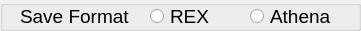
       <widget class="QGroupBox" name="groupBox_3">
        <property name="geometry">
         <rect>
          <x>110</x>
          <y>603</y>
          <width>361</width>
          <height>31</height>
         </rect>
        </property>
        <property name="font">
         <font>
          <pointsize>12</pointsize>
         </font>
        </property>
        <property name="title">
         <string/>
        </property>
        <widget class="QLabel" name="label_11">
         <property name="geometry">
          <rect>
           <x>20</x>
           <y>6</y>
           <width>111</width>
           <height>20</height>
          </rect>
         </property>
         <property name="font">
          <font>
           <pointsize>14</pointsize>
          </font>
         </property>
         <property name="text">
          <string>Save Format</string>
         </property>
        </widget>
        <widget class="QRadioButton" name="radioButton_2">
         <property name="geometry">
          <rect>
           <x>250</x>
           <y>6</y>
           <width>81</width>
           <height>20</height>
          </rect>
         </property>
         <property name="font">
          <font>
           <pointsize>14</pointsize>
          </font>
         </property>
         <property name="text">
          <string>Athena</string>
         </property>
        </widget>
        <widget class="QRadioButton" name="radioButton">
         <property name="geometry">
          <rect>
           <x>150</x>
           <y>6</y>
           <width>61</width>
           <height>20</height>
          </rect>
         </property>
         <property name="font">
          <font>
           <pointsize>14</pointsize>
          </font>
         </property>
         <property name="text">
          <string>REX</string>
         </property>
        </widget>
       </widget>
